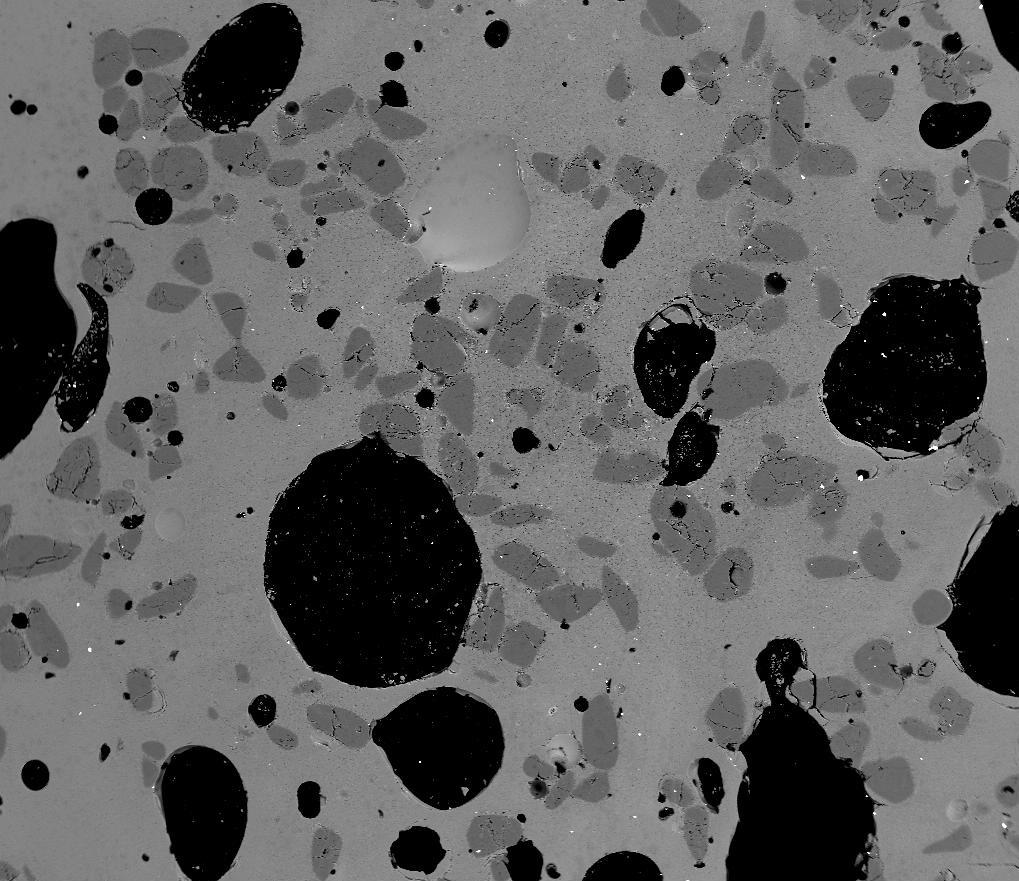
#> input picture 02-python-201/practices/02-pandas/your-code/SEM_image.jpg, 1019 x 881 px
$ jupyter execute --allow-errors 03-pra-pandas.ipynb
#> lines starting #> are read from the running program, lines starting #| are printed output that depends on the picture; after the words box and inside, x2 and y2 are one past the last pixel; in counts of white or black regions, pixels touching at a corner belong together
# Programación 201

### Ejercicio 1

Carga los datos desde el archivo `netflixtitles.csv` , que puedes encontrar en la carpeta `data`, en un *dataframe*. Este conjunto de datos recoje información sobre películas y séries de TV de Netflix (https://www.kaggle.com/shivamb/netflix-shows) hasta el 2019.

Muestra el número de filas del *dataframe* y los nombres de las columnas.

*Consideraciones:*

*  Muestra únicamente la información pedida en el enunciado.

[cell 1]
# Importamos las librerías.
import pandas as pd
import matplotlib.pyplot as plt
import seaborn as sns
import numpy as np

# Cargamos los datos del fichero en un dataframe.
#> (the rest of this cell did not finish here and is left out)

#> (a cell that did not finish here is left out)

### Ejercicio 2

Agrupa los datos cargados en el ejercicio 1 por **año** y, para cada año, muestra el número total de películas (*Movies*) y series de TV (*TV Show*) por separado.

**Nota:** Al Notebook de teoría hemos visto cómo calcular la media de una agrupación de datos. Para resolver este ejercicio necesitarás investigar cómo contar (*count*) todos los valores de una columna en una agrupación. Te puede ser de utilidad la función [aggregate](https://pandas.pydata.org/pandas-docs/stable/reference/api/pandas.DataFrame.aggregate.html) de pandas, la que nos permite aplicar diferentes funciones a una columna en un ```groupby```.

#> (a cell that did not finish here is left out)

#> (a cell that did not finish here is left out)

### Ejercicio 3

Muestra las películas estrenadas el _2019_ que tienen una duración superior a _100_ minutos.

**Nota:** Al Notebook de teoría hemos visto operaciones básicas de filtrado. Para resolver este ejercicio necesitarás investigar cómo aplicar condiciones más complejas.

**Nota 2:** Los valores de la columna de duración (*duration*) son strings, ya que combinan números y letras. Por lo tanto, se tienen que transformar a int una vez se haya construido el subset de datos de películas. Te puede ser de utilidad la función [astype](https://pandas.pydata.org/pandas-docs/stable/reference/api/pandas.DataFrame.astype.html) de pandas.


#> (a cell that did not finish here is left out)

### Ejercicio 4

Queremos buscar aquellos países donde se estrenaron más de 10 películas al año. Debes mostrar por pantalla el **año**, el **nombre del país** y el **número total de películas** estrenadas en el año correspondiente.

**Nota**: Además del contenido de los notebooks de teoría, puedes utilizar lo que has aprendido haciendo el ejercicio 2.

#> (a cell that did not finish here is left out)

#> (a cell that did not finish here is left out)

### Ejercicio 5

Crea una copia del dataframe original añadiendo una nueva columna que nos indicará por cada fila la duración de la película. Definimos tres niveles:

- **short** : si la duración es inferior a 90 minutos.
- **medium** : si la duración está entre 90 y 150 minutos.
- **long** : si la duración es superior a 150 minutos.

Muestra por pantalla aquellas filas que correspondan a una duración corta ( _short_ ).

**Nota:** pandas nos ofrece principalmente tres maneras de añadir nuevas columnas a un dataframe existente. Cualquiera de las tres formas son válidas para resolver este ejercicio. Podéis buscar en Internet cómo añadir columnas a un dataframe de pandas, ya que la documentación presenta los tres métodos de forma separada.

#> (a cell that did not finish here is left out)

[cell 9]
# Importamos la librería numpy.
import numpy as np

# Filtramos el dataframe por películas y guardamos en una variable.
#> (the rest of this cell did not finish here and is left out)

### Ejercicio 6

En este ejercicio trabajaremos con el dataset de Netflix, pero analizando las series de TV. Muestra un gráfico de barras con el número de series de TV americanas agrupadas por categoría (*listed_in*).

Consideraciones:

- Debes mostrar los datos de manera horizontal (barras horizontales).
- El eje de las Y debe incluir las etiquetas de las categorías de las series de TV.
- Debe incluir un texto con el número de series por cada categoría del gráfico. El texto debería estar situado a la derecha de cada barra.

**Nota**: En el Notebook de teoría hemos visto cómo mostrar gráficos lineares simples con el matplotlib. Para este ejercicio explora las funcionalidades que presenta la librería pandas para generar gráficos a partir de dataframes. También pueden ser de utilidad las funciones [text](https://matplotlib.org/3.1.1/api/_as_gen/matplotlib.pyplot.text.html) o [annotate](https://matplotlib.org/3.1.1/api/_as_gen/matplotlib.pyplot.annotate.html) para mostrar el número de series al lado de cada barra.

#> (a cell that did not finish here is left out)

#> (a cell that did not finish here is left out)

### Ejercicio Opcional

Python es un lenguaje de programación muy utilizado en el procesamiento de imágenes. En este ejercicio veremos una aplicación de detección de elementos en una imagen de microscopía de escaneo (en inglés: Scanning Element Microscopy (SEM)).

En esta imagen se puede ver una muestra de vidrio (gris claro) con algunas burbujas (elementos negros) y granos de arena (gris oscuro). Queremos ser capaces de detectar los diferentes elementos de la muestra a partir de la imagen.

Una imagen se puede ver como una matriz bidimensional donde cada elemento de la matriz corresponde al valor de un pixel de la imagen. Por ejemplo, si miramos la matriz de la imagen que os proporcionamos, veremos valores que van de 0 a 255. Así pues, para distinguir los diferentes elementos de la muestra de vidrio, nos tendremos que fijar en el nivel de gris de los píxeles de la imagen a través del histograma. <span style="font-family: Courier New; background-color: #f2ae72; color: #000000; padding: 3px; ">EI</span>

Parte A:

* Para poder identificar mejor los elementos de la muestra de vidrio, primero hemos aplicado un filtro de mediana para reducir el ruido. Grafica ahora la distribución de los píxeles de la imagen inicial y la imagen filtrada. ¿Qué diferencia puedes apreciar entre ambas distribuciones?

**Nota:** Utiliza la función [distplot](https://seaborn.pydata.org/generated/seaborn.distplot.html) de la librería Seaborn para visualizar la distribución de los valores píxeles de la imagen.

Parte B:

* Utilizando los valores del distribution plot de la imagen filtrada, determina unos umbrales que permitan diferenciar los píxeles de arena, los píxeles de vidrio y los píxeles de burbuja.

* Una vez que hayas definido los umbrales, muestra por pantalla una imagen donde cada uno de los elementos esté en un color diferente.

[cell 12]
# Importamos las librerías.
from scipy import ndimage
import seaborn_image as isns

# Establecemos el tamaño por defecto de las figuras para que se muestren más grandes.
sns.set(rc={'figure.figsize':(15,10)})

# Utilizamos `imread` para cargar los valores numéricos de la imagen.
sem_img = plt.imread('./SEM_image.jpg')
#> sem_img is the input picture: shape (881, 1019); min 0, max 255, mean 99

[cell 13]
# Mostramos la imagen utilizando la función `imgplot` de `seaborn_image`.
isns.imgplot(sem_img)
#> (this line was passed over: seaborn_image is not available in this run)

[cell 14]
# Para ver los efectos del filtro y elegir el parámetro size que mejor funcione utilizamos un FilterGrid con diferentes valores.
# Se generan seis imágenes con filtro de mediana de tamaño 1, 5, 7, 10 20 y 50, respectivamente.
isns.FilterGrid(sem_img, "median", col="size", size=[1,5,7,10,20,50], col_wrap=3)
#> (this line was passed over: seaborn_image is not available in this run)

[cell 15]
# Elegimos el parámetro size con valor 7 ya que visualmente muestra los distintos elementos de manera diferenciada.
# Aplicamos el filtro de mediana, obtenemos los valores de la imagen filtrada y la mostramos por pantalla.
filtered = ndimage.median_filter(sem_img, size=7)
isns.imgplot(filtered)
#> (this line was passed over: seaborn_image is not available in this run)

[cell 16]
# Utilizamos distplot para mostrar la distribución de la imagen original.
sns.distplot(sem_img)
#> figure, not shown here; tallest bar 0.0332 high, from x = 0 to 5.1; curve peaks at x = 131, y = 0.0271

[cell 17]
# Utilizamos distplot para mostrar la distribución de la imagen filtrada.
sns.distplot(filtered)
#> figure, not shown here; tallest bar 0.0464 high, from x = 0 to 3.58; curve peaks at x = 130.8, y = 0.0346

[cell 18]
# Pintamos las dos gráficas juntas para apreciar mejor la diferencia.
# La imagen filtrada tiene los valores ligeramente más concentrados en torno a tres valores.
fig, ax = plt.subplots(1,2)
sns.distplot(sem_img, ax=ax[0])
sns.distplot(filtered, ax=ax[1])
#> figure, not shown here; panel 1: tallest bar 0.0332 high, from x = 0 to 5.1; panel 1: curve peaks at x = 131, y = 0.0271; panel 2: tallest bar 0.0464 high, from x = 0 to 3.58; panel 2: curve peaks at x = 130.8, y = 0.0346

[cell 19]
# Pintando sobre el mismo gráfico las líneas de ambos histogramas es más fácil ver el cambio.
sns.distplot(sem_img, hist=False)
sns.distplot(filtered, hist=False)
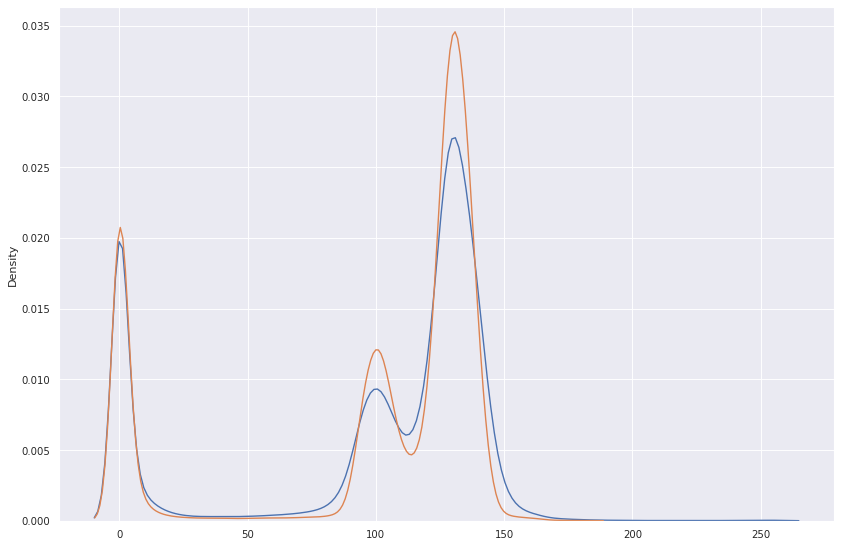
#> figure drawn by matplotlib, 1 panel; curve peaks at x = 131, y = 0.0271; curve peaks at x = 130.8, y = 0.0346

[cell 20]
# Establecemos los umbrales que permitan diferenciar los píxeles de arena, los píxeles de vidrio y los píxeles de burbuja.
bubbles = filtered < 50
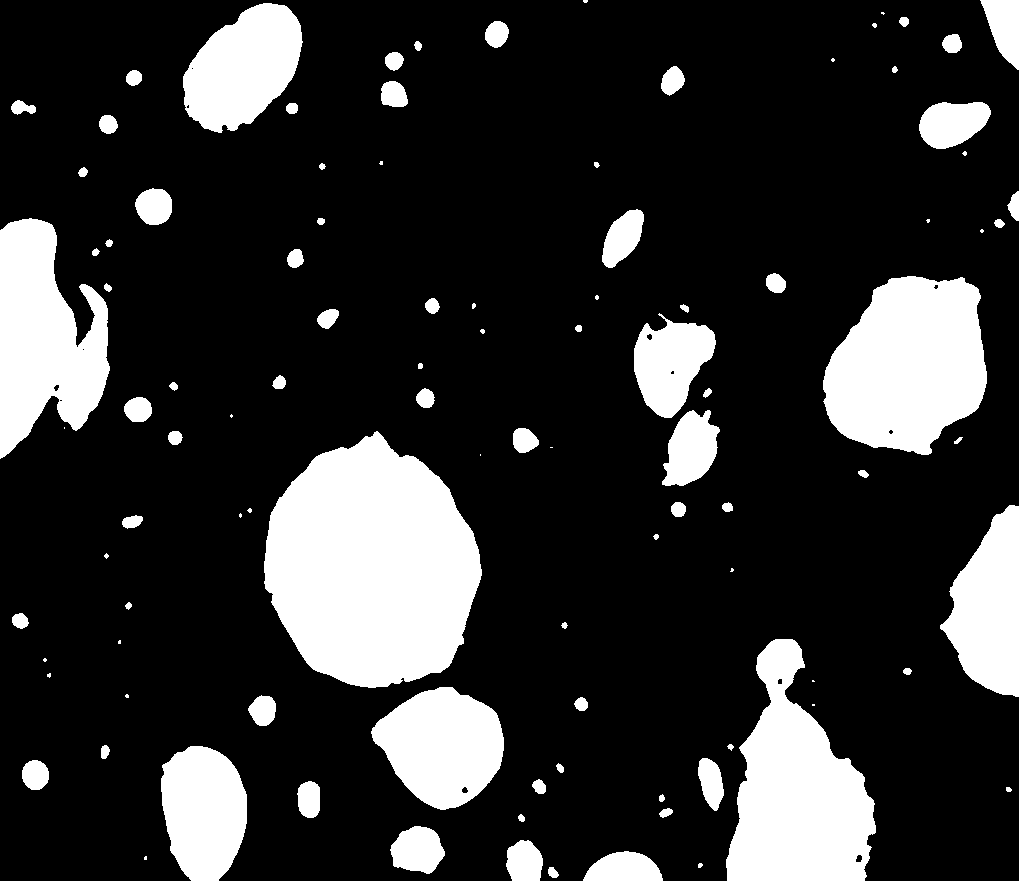
#> bubbles: shape (881, 1019) bool; 19.4% white; 103 white regions (26 under 20 px), largest, box (x1, y1, x2, y2) and area: (264, 431, 482, 688) 41026, (823, 276, 987, 455) 21980, (726, 639, 876, 881) 21897
sand = (filtered >= 50) & (filtered < 115)
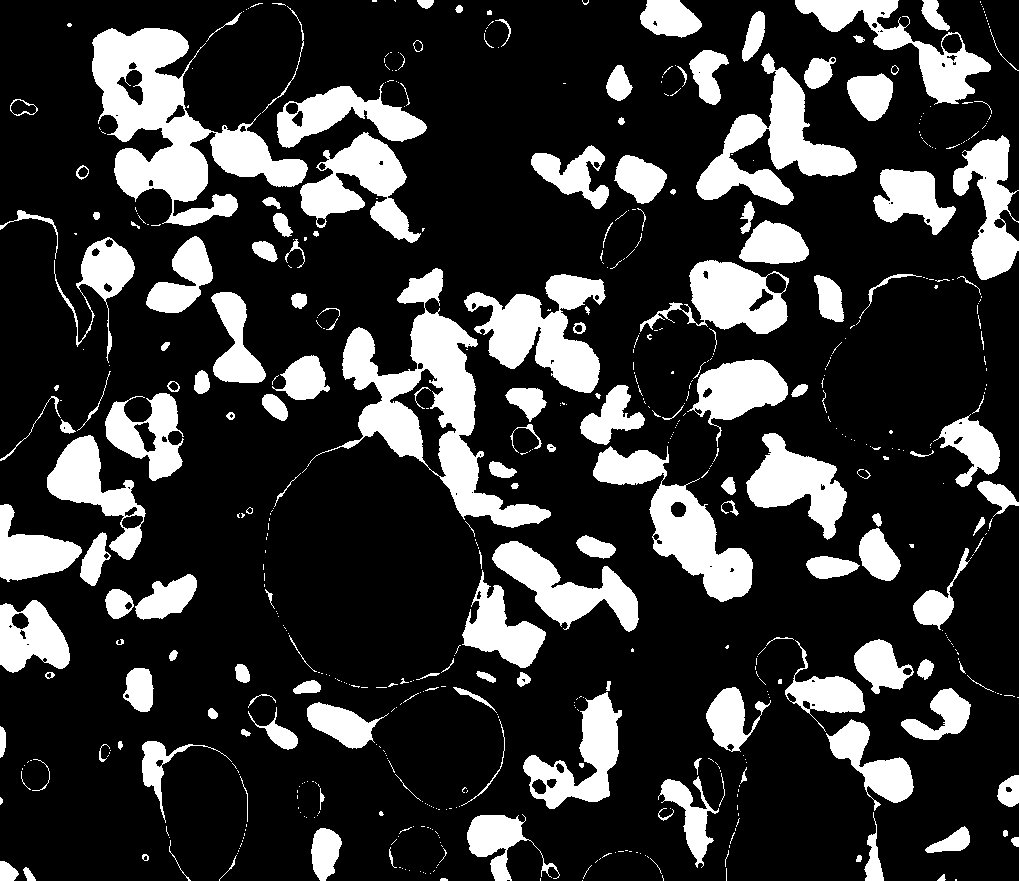
#> sand: shape (881, 1019) bool; 21.5% white; 580 white regions (401 under 20 px), largest, box (x1, y1, x2, y2) and area: (92, 28, 308, 226) 16825, (307, 268, 551, 528) 15097, (696, 53, 857, 205) 8251
glass = filtered >= 115
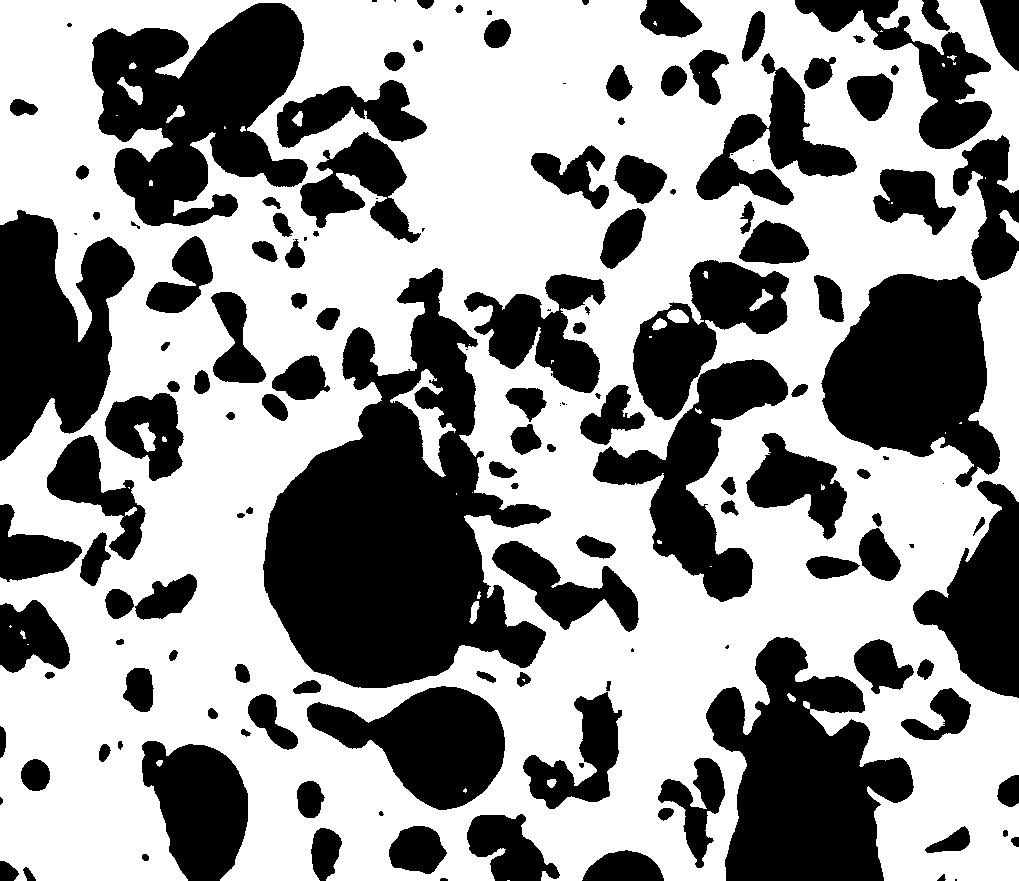
#> glass: shape (881, 1019) bool; 59% white; 153 black regions (25 under 20 px), largest, box (x1, y1, x2, y2) and area: (263, 268, 551, 688) 60674, (706, 637, 914, 881) 30130, (92, 3, 308, 226) 29199

[cell 21]
# Creamos una copia de la imagen filtrada y generamos una nueva imagen vacía para posteriormente rellenarla con los distintos
# elementos. Posteriormente, asignamos a cada tipo de objeto un valor que representa un color distinto.
new_image = filtered.copy()
new_image[:,:] = 0
#> new_image: shape (881, 1019); every value is 0
new_image[bubbles] = 50
new_image[sand] = 100
new_image[glass] = 200
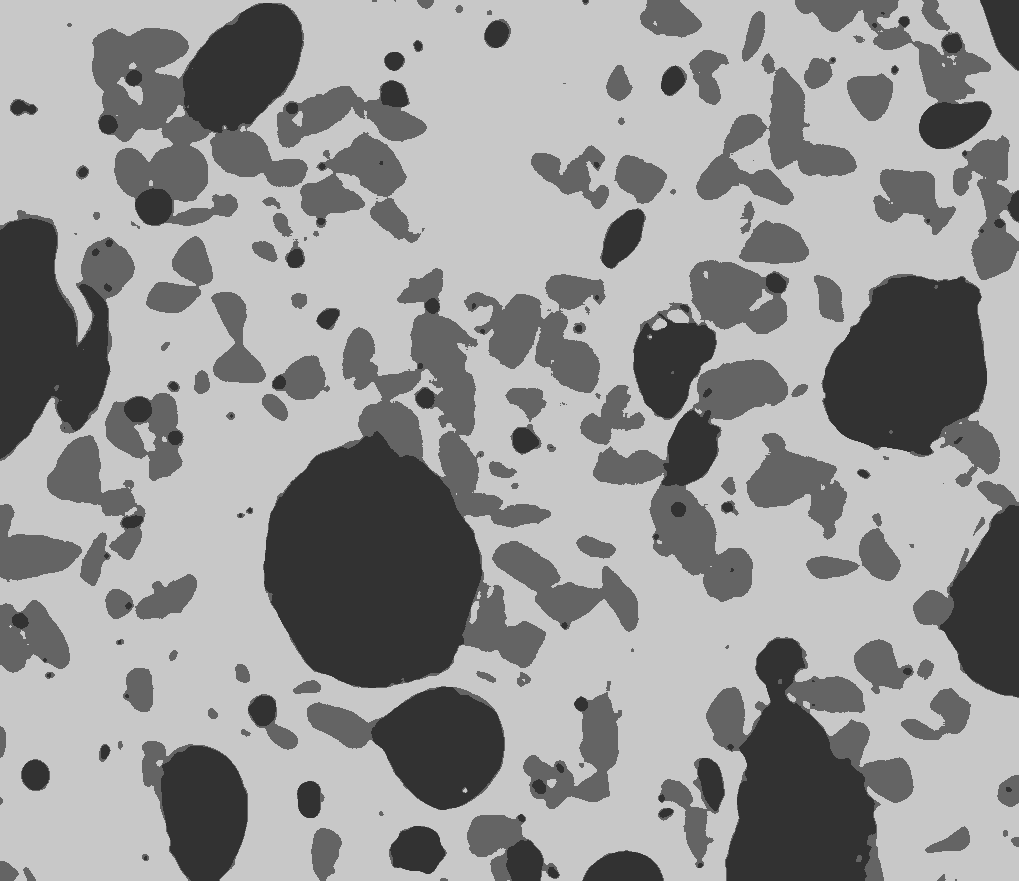
#> new_image: shape (881, 1019); min 50, max 200, mean 149.3

[cell 22]
# Mostramos por pantalla una imagen donde cada uno de los elementos está en un color diferente.
isns.imgplot(new_image)
#> (this line was passed over: seaborn_image is not available in this run)
